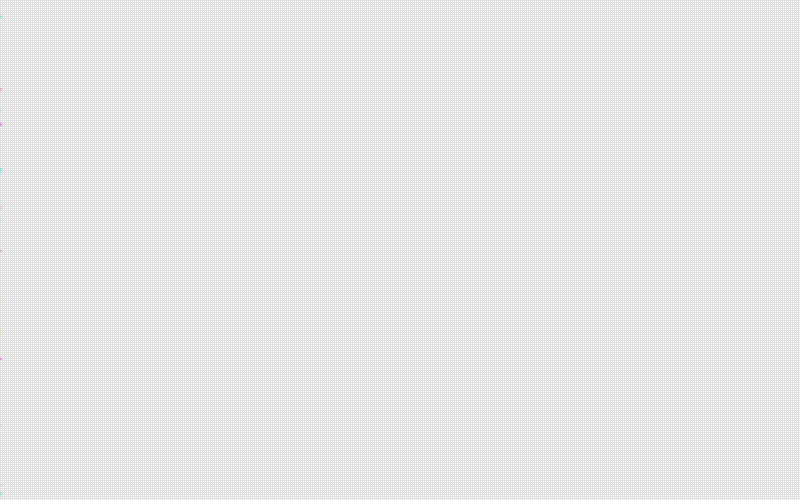
Frame 1 (no input)
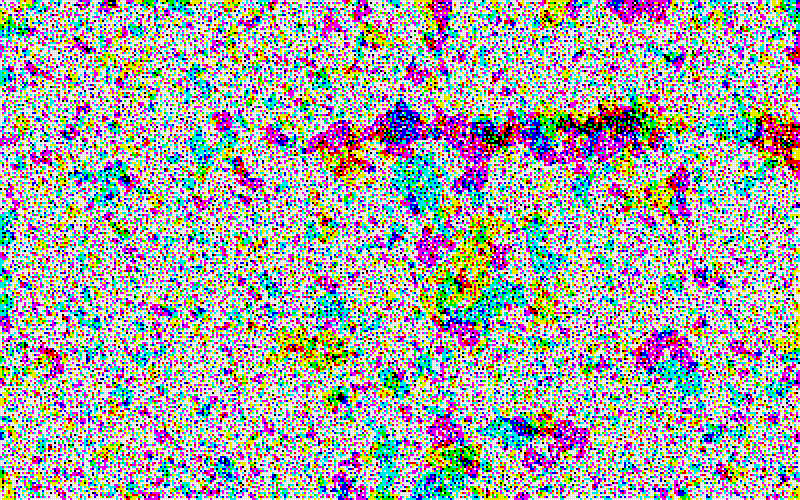
Frame 60 (the mouse pressed at the canvas centre just before this capture)
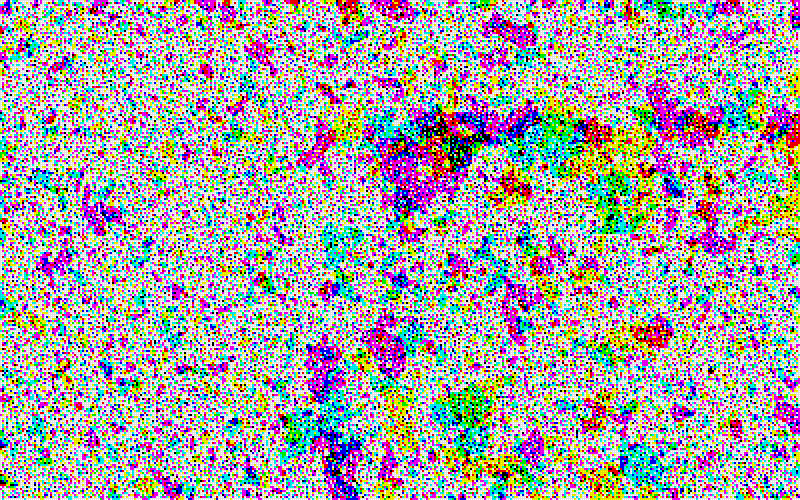
Frame 120 (the mouse held since frame 60 and released just before this capture)

The Processing sketch that drew these frames (run headless with seeded random() and noise(); from frame 60 on, the mouse is pressed at the canvas centre):

// Processing sketch: The_ColorCol
// ── The_ColorCol.pde
float delay = 2500;
COL col;
void setup()
{
  size(800,500);
  col = new COL(2);
  
  col.display();
  col.generate();
}

void draw()
{
  int i =0;
  background(250);
  col.display();
  col.generate();
  //while(i++<delay);
}

void mousePressed()
{
   col.init();
}
// ── COL.pde
class COL
{
   int w;
   int row;
   int col;
   RBG [][] board;
   RBG[][] nextgan;
   
   COL(int _w)
   {
     w = _w;
     col = height/w+2;
     row = width/w+2;
     board = new RBG[row][col];
     nextgan = new RBG[row][col];
     init();
   }
   
   void display()
   {
     for(int i =1;i<row-1;i++)
     {
        for(int j =1;j<col-1;j++)
        {
         fill(board[i][j].r,board[i][j].g,board[i][j].b); 
         strokeWeight(0);
         rect((i-1)*w,(j-1)*w,w,w);
        }
     }
   }
   
   void generate()
   {
     RBG next = null ;
     for(int i = 1;i<row-1;i++)
     {
      for(int j = 1;j<col-1;j++)
      {
        next = rule(i,j);
        nextgan[i][j] = next;
      }
     }
     
     for(int i =1;i<row-1;i++)
     {
      for(int j = 1;j<col-1;j++)
      {
         board[i][j] = nextgan[i][j]; 
      }
     }
   }
   
   RBG rule(int x,int y)
   {
     int r = 0;
     int g = 0;
     int b = 0;
     for(int i = x-1;i<=x+1;i++)
     {
        for(int j =y-1;j<=y+1;j++)
        {
           r += board[i][j].r;
           g += board[i][j].g;
           b += board[i][j].b;
        }
     }
     r = r/4;
     b = b/4;
     g = g/4;
     board[x][y].r = r;
     board[x][y].g = g;
     board[x][y].b = b;
     RBG self = board[x][y];
     return self;
   }
   
   void init()
   {
     for(int i = 0;i<row;i++)
     {
        for(int j = 0;j<col;j++)
        {
            board[i][j] = new RBG();
            nextgan[i][j] = new RBG();
            board[i][j].r = nextgan[i][j].r = (int)random(0,255);
            board[i][j].g = nextgan[i][j].g = (int)random(255);
            board[i][j].b = nextgan[i][j].b = (int)random(255);
        }
     }
   }
}
// ── RBG.pde
class RBG
{
  int r;
  int b;
  int g;
}
